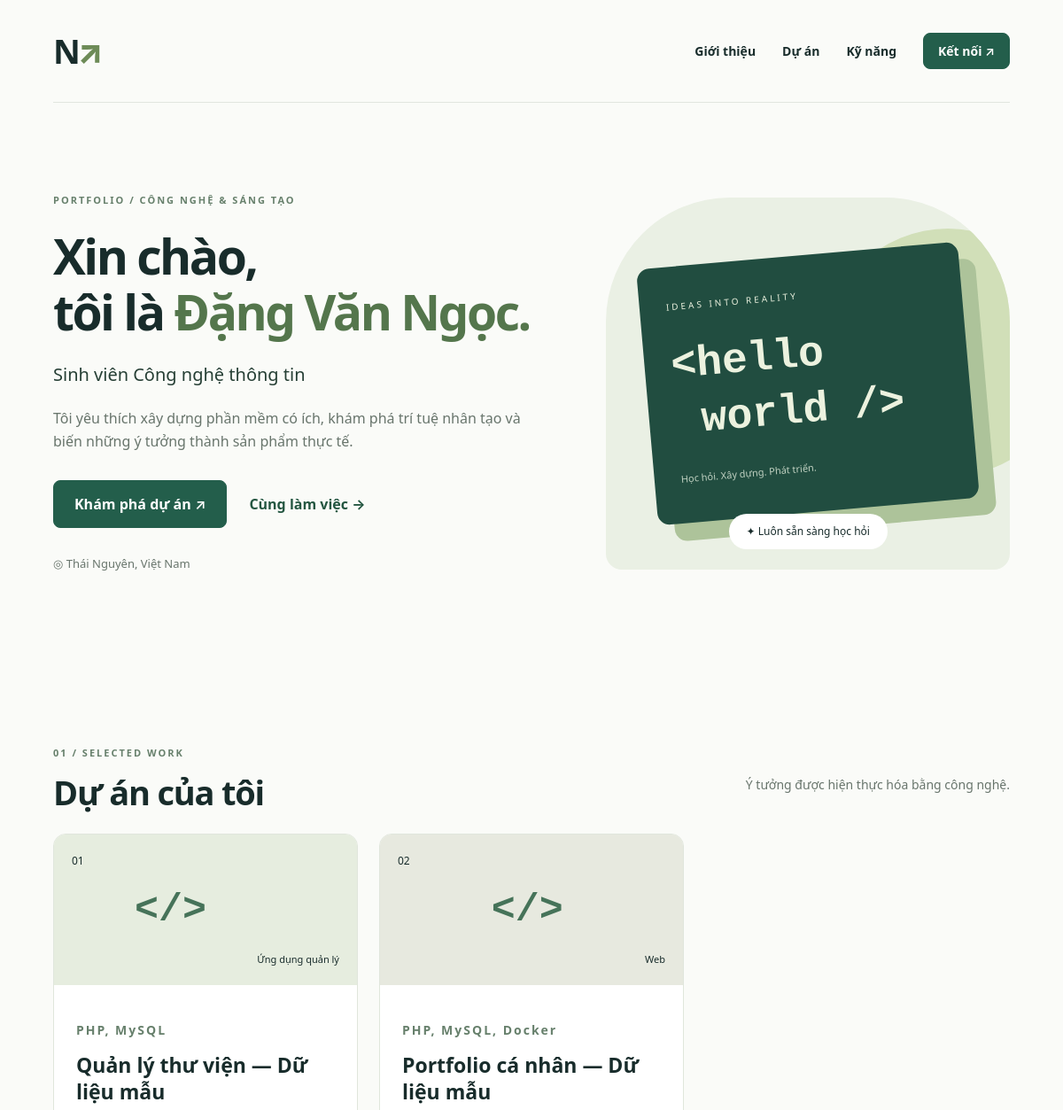
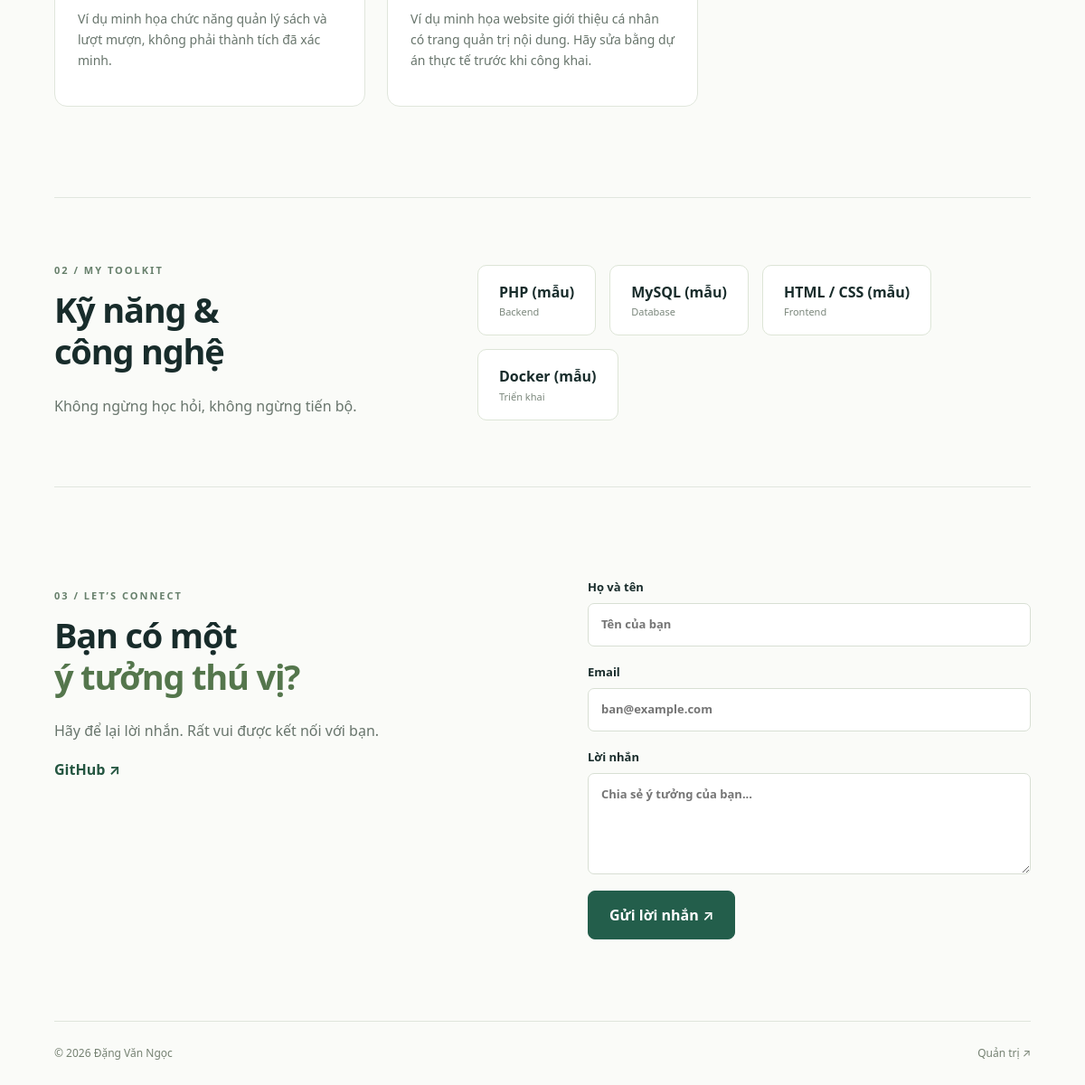
The page / on the database its author committed (2 pictures, top to bottom).
### tables this page shows
CREATE TABLE IF NOT EXISTS profile(id INT PRIMARY KEY, name VARCHAR(150) NOT NULL, role VARCHAR(255) NOT NULL, bio TEXT NOT NULL, email VARCHAR(255) NOT NULL DEFAULT '', location VARCHAR(255) NOT NULL DEFAULT '', github VARCHAR(500) NOT NULL DEFAULT '');

CREATE TABLE IF NOT EXISTS projects(id INT PRIMARY KEY AUTO_INCREMENT,title VARCHAR(150) NOT NULL,category VARCHAR(80) NOT NULL,description TEXT NOT NULL,tech VARCHAR(255) NOT NULL,url VARCHAR(500) NOT NULL DEFAULT '',published TINYINT NOT NULL DEFAULT 1);

CREATE TABLE IF NOT EXISTS skills(id INT PRIMARY KEY AUTO_INCREMENT,name VARCHAR(100) NOT NULL,category VARCHAR(80) NOT NULL);

### index.php (the view, shortened to what this page needs)
<?php require __DIR__.'/bootstrap.php';
$p=q('SELECT * FROM profile WHERE id=1')->fetch();$projects=q('SELECT * FROM projects WHERE published=1 ORDER BY id DESC')->fetchAll();$skills=q('SELECT * FROM skills ORDER BY category,id')->fetchAll();head($p['name'].' · Portfolio'); ?>
<header class="nav wrap"><a class="brand" href="index.php">N<span>↗</span></a><nav><a href="#about">Giới thiệu</a><a href="#projects">Dự án</a><a href="#skills">Kỹ năng</a><a class="button small" href="#contact">Kết nối ↗</a></nav></header>
<main class="wrap"><section class="hero" id="about"><div><p class="eyebrow">PORTFOLIO / CÔNG NGHỆ & SÁNG TẠO</p><h1>Xin chào,<br>tôi là <span><?=e($p['name'])?>.</span></h1><p class="role"><?=e($p['role'])?></p><p class="intro"><?=nl2br(e($p['bio']))?></p><div class="actions"><a class="button" href="#projects">Khám phá dự án ↗</a><a class="textlink" href="#contact">Cùng làm việc →</a></div><p class="location">◎ <?=e($p['location'])?></p></div><div class="art" aria-label="Minh họa sáng tạo lập trình"><div class="orb"></div><div class="codecard"><span>IDEAS INTO REALITY</span><strong>&lt;hello<br>&nbsp;world /&gt;</strong><p>Học hỏi. Xây dựng. Phát triển.</p></div><div class="artbadge">✦ Luôn sẵn sàng học hỏi</div></div></section>
<section id="projects"><div class="sectionhead"><div><p class="eyebrow">01 / SELECTED WORK</p><h2>Dự án của tôi</h2></div><p>Ý tưởng được hiện thực hóa bằng công nghệ.</p></div><div class="grid"><?php foreach($projects as $i=>$r):?><article class="card"><div class="projectart"><span><?=e(str_pad((string)($i+1),2,'0',STR_PAD_LEFT))?></span><strong>&lt;/&gt;</strong><small><?=e($r['category'])?></small></div><div class="cardbody"><p class="eyebrow"><?=e($r['tech'])?></p><h3><?=e($r['title'])?></h3><p><?=nl2br(e($r['description']))?></p><?php if($r['url']):?><a class="textlink" href="<?=e($r['url'])?>" target="_blank" rel="noopener noreferrer">Xem dự án ↗</a><?php endif;?></div></article><?php endforeach;?><?php if(!$projects):?><p class="empty">Các dự án đang được cập nhật. Hẹn bạn quay lại sớm!</p><?php endif;?></div></section>
<section id="skills" class="skillssection"><div><p class="eyebrow">02 / MY TOOLKIT</p><h2>Kỹ năng &<br>công nghệ</h2><p>Không ngừng học hỏi, không ngừng tiến bộ.</p></div><div class="chips"><?php foreach($skills as $s):?><div class="chip"><strong><?=e($s['name'])?></strong><small><?=e($s['category'])?></small></div><?php endforeach;?><?php if(!$skills):?><p>Kỹ năng sẽ được cập nhật tại đây.</p><?php endif;?></div></section>
<section id="contact" class="contact"><div><p class="eyebrow">03 / LET’S CONNECT</p><h2>Bạn có một<br><span>ý tưởng thú vị?</span></h2><p>Hãy để lại lời nhắn. Rất vui được kết nối với bạn.</p><?php if($p['email']):?><p><?=e($p['email'])?></p><?php endif;?><?php if($p['github']):?><a class="textlink" href="<?=e($p['github'])?>" target="_blank" rel="noopener noreferrer">GitHub ↗</a><?php endif;?></div><form method="post" action="index.php#contact"><?php notice();echo csrf();?><label>Họ và tên<input name="name" maxlength="100" required autocomplete="name" placeholder="Tên của bạn"></label><label>Email<input name="email" type="email" maxlength="255" required autocomplete="email" placeholder="ban@example.com"></label><label>Lời nhắn<textarea name="body" minlength="10" maxlength="5000" required rows="4" placeholder="Chia sẻ ý tưởng của bạn..."></textarea></label><button>Gửi lời nhắn ↗</button></form></section></main><footer class="wrap">© <?=date('Y')?> <?=e($p['name'])?> <a href="admin/">Quản trị ↗</a></footer></body></html>

### bootstrap.php (shortened to what this page needs)
<?php
try {$c=require __DIR__.'/config.php';$db=new PDO("mysql:host={$c['host']};port={$c['port']};dbname={$c['database']};charset=utf8mb4",$c['username'],$c['password'],[PDO::ATTR_ERRMODE=>PDO::ERRMODE_EXCEPTION,PDO::ATTR_DEFAULT_FETCH_MODE=>PDO::FETCH_ASSOC,PDO::ATTR_EMULATE_PREPARES=>false]);}
catch(RuntimeException $e){http_response_code(503); exit('Chưa kết nối được MySQL. Kiểm tra biến môi trường DB_HOST, DB_PORT, DB_NAME, DB_USER, DB_PASSWORD và import database/schema.sql theo README.md.');}
function e($s):string{return htmlspecialchars((string)$s,ENT_QUOTES,'UTF-8');}
function q(string $sql,array $args=[]):PDOStatement{global $db;$s=$db->prepare($sql);$s->execute($args);return $s;}
function head(string $title,string $prefix=''):void{echo '<!doctype html><html lang="vi"><head><meta charset="utf-8"><meta name="viewport" content="width=device-width,initial-scale=1"><title>'.e($title).'</title><link rel="stylesheet" href="'.$prefix.'assets/style.css"></head><body>';}

### assets/style.css (style rules this page uses)
* { box-sizing:border-box }
html { scroll-behavior:smooth;scroll-padding-top:30px }
body { margin:0;color:#182c2b;background:#fafbf8;font:16px/1.65 system-ui,-apple-system,"Segoe UI",sans-serif }
a { color:inherit;text-decoration:none }
button,input,textarea { font:inherit }
button,.button { display:inline-block;background:#235e4b;border:1px solid #235e4b;color:white;border-radius:8px;padding:13px 23px;font-weight:600;cursor:pointer }
.small { padding:8px 16px }
.wrap { width:min(1160px,90%);margin:auto }
.nav { display:flex;align-items:center;justify-content:space-between;padding:26px 0;border-bottom:1px solid #e1e6df }
.brand { font-size:38px;font-weight:850;letter-spacing:-4px }
.brand span { color:#6d8b57 }
nav { display:flex;gap:30px;align-items:center }
nav a { font-size:14px;font-weight:600 }
.hero { display:grid;grid-template-columns:1.25fr 1fr;gap:55px;align-items:center;padding:90px 0 110px }
.eyebrow { font-size:11px;font-weight:700;letter-spacing:2px;color:#67806c }
h1 { font-size:clamp(36px,4.6vw,65px);letter-spacing:-2.5px;line-height:1.15;margin:22px 0 }
h1 span,h2 span { color:#54764c }
h2 { font-size:38px;line-height:1.2;letter-spacing:-1.2px;margin:12px 0 24px }
h3 { font-size:23px;line-height:1.3;margin:10px 0 }
p { color:#68756c }
.role { font-size:20px;color:#263f35 }
.intro { max-width:550px }
.actions { display:flex;gap:25px;align-items:center;margin:30px 0 }
.textlink { font-weight:650;color:#245641 }
.location { font-size:13px }
.art { height:420px;background:#eaf0e4;border-radius:140px 140px 18px 18px;position:relative;overflow:hidden;display:grid;place-items:center }
.codecard { position:relative;background:#214d40;color:#ecf2df;border-radius:14px;padding:30px;width:80%;box-shadow:18px 20px 0 #adc39a;transform:rotate(-5deg) }
.codecard span { font-size:10px;letter-spacing:3px }
.codecard strong { display:block;font:700 48px/1.3 monospace;margin:25px 0 }
.codecard p { color:#bfd0c0;font-size:11px }
.artbadge { position:absolute;bottom:23px;background:white;border-radius:30px;padding:10px 20px;font-size:12px }
section { padding:60px 0 }
.sectionhead { display:flex;justify-content:space-between;align-items:center;gap:20px }
.sectionhead>p { font-size:14px }
.grid { display:grid;grid-template-columns:repeat(3,1fr);gap:24px }
.card { background:white;border:1px solid #e0e6dc;border-radius:14px;overflow:hidden }
.projectart { height:170px;background:#e6eddf;padding:20px;display:flex;justify-content:space-between;align-items:center }
.projectart strong { font:700 45px monospace;color:#467359 }
.projectart span { align-self:flex-start;font-size:12px }
.projectart small { align-self:flex-end;font-size:11px }
.card:nth-child(3n+2) .projectart { background:#e7e9df }
.cardbody { padding:25px }
.cardbody p { font-size:14px }
.skillssection { display:grid;grid-template-columns:1fr 1.5fr;gap:60px;margin:40px 0;border-top:1px solid #e1e6df;border-bottom:1px solid #e1e6df }
.chips { display:flex;gap:15px;flex-wrap:wrap;align-content:center }
.chip { padding:16px 23px;border:1px solid #dde5d7;border-radius:10px;background:white }
.chip small { display:block;color:#7b877c;font-size:11px }
.contact { display:grid;grid-template-columns:1fr 1fr;gap:100px;padding-bottom:90px }
label { display:block;font-size:13px;font-weight:600;margin:0 0 18px }
input,textarea { display:block;width:100%;border:1px solid #d8dfd4;border-radius:7px;padding:12px 14px;background:#fff;color:#263b2e;margin-top:7px }
textarea { resize:vertical }
footer { display:flex;justify-content:space-between;border-top:1px solid #dfe5dc;padding:25px 0;font-size:12px;color:#748071 }
body { overflow-wrap:anywhere }

### rows shown on the page
profile: name "Đặng Văn Ngọc", role "Sinh viên Công nghệ thông tin", bio "Tôi yêu thích xây dựng phần mềm có ích, khám phá trí tuệ nhân tạo và biến những ý tưởng thành sản phẩm thực tế.", location "Thái Nguyên, Việt Nam"
projects: i "01", category "Ứng dụng quản lý", tech "PHP, MySQL", title "Quản lý thư viện — Dữ liệu mẫu", description "Ví dụ minh họa chức năng quản lý sách và lượt mượn, không phải thành tích đã xác minh."
projects: i "02", category "Web", tech "PHP, MySQL, Docker", title "Portfolio cá nhân — Dữ liệu mẫu", description "Ví dụ minh họa website giới thiệu cá nhân có trang quản trị nội dung. Hãy sửa bằng dự án thực tế trước khi công khai."
skills: name "PHP (mẫu)", category "Backend"
skills: name "MySQL (mẫu)", category "Database"
skills: name "HTML / CSS (mẫu)", category "Frontend"
skills: name "Docker (mẫu)", category "Triển khai"
